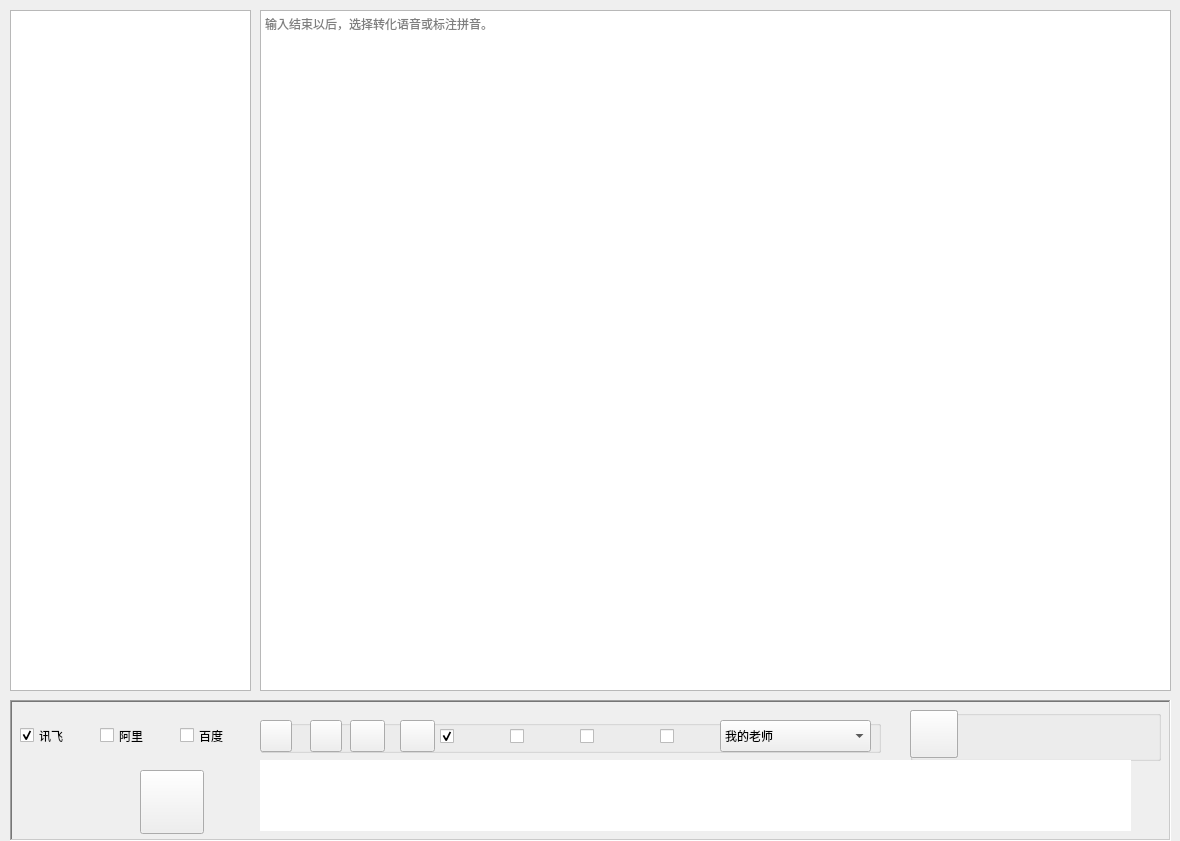
<?xml version="1.0" encoding="UTF-8"?>
<ui version="4.0">
 <class>Text_win</class>
 <widget class="QWidget" name="Text_win">
  <property name="geometry">
   <rect>
    <x>0</x>
    <y>0</y>
    <width>1180</width>
    <height>841</height>
   </rect>
  </property>
  <property name="minimumSize">
   <size>
    <width>0</width>
    <height>0</height>
   </size>
  </property>
  <property name="maximumSize">
   <size>
    <width>16777215</width>
    <height>16777215</height>
   </size>
  </property>
  <property name="windowTitle">
   <string>Form</string>
  </property>
  <property name="styleSheet">
   <string notr="true">background-image: url(:/snail/qrc/玻璃背景2.png);</string>
  </property>
  <widget class="QGroupBox" name="tools1">
   <property name="geometry">
    <rect>
     <x>260</x>
     <y>720</y>
     <width>621</width>
     <height>33</height>
    </rect>
   </property>
   <property name="flat">
    <bool>true</bool>
   </property>
   <widget class="QCheckBox" name="boy">
    <property name="geometry">
     <rect>
      <x>180</x>
      <y>0</y>
      <width>61</width>
      <height>32</height>
     </rect>
    </property>
    <property name="icon">
     <iconset resource="qxjyclass.qrc">
      <normaloff>:/snail/qrc/boy.png</normaloff>:/snail/qrc/boy.png</iconset>
    </property>
    <property name="iconSize">
     <size>
      <width>32</width>
      <height>32</height>
     </size>
    </property>
    <property name="checked">
     <bool>true</bool>
    </property>
    <property name="autoExclusive">
     <bool>true</bool>
    </property>
   </widget>
   <widget class="QCheckBox" name="gril">
    <property name="geometry">
     <rect>
      <x>250</x>
      <y>0</y>
      <width>61</width>
      <height>32</height>
     </rect>
    </property>
    <property name="icon">
     <iconset resource="qxjyclass.qrc">
      <normaloff>:/snail/qrc/gril.png</normaloff>:/snail/qrc/gril.png</iconset>
    </property>
    <property name="iconSize">
     <size>
      <width>32</width>
      <height>32</height>
     </size>
    </property>
    <property name="autoRepeat">
     <bool>false</bool>
    </property>
    <property name="autoExclusive">
     <bool>true</bool>
    </property>
   </widget>
   <widget class="QPushButton" name="big">
    <property name="geometry">
     <rect>
      <x>90</x>
      <y>0</y>
      <width>35</width>
      <height>32</height>
     </rect>
    </property>
    <property name="icon">
     <iconset resource="qxjyclass.qrc">
      <normaloff>:/snail/qrc/zoom-in-symbolic.svg</normaloff>:/snail/qrc/zoom-in-symbolic.svg</iconset>
    </property>
    <property name="iconSize">
     <size>
      <width>32</width>
      <height>32</height>
     </size>
    </property>
    <property name="flat">
     <bool>false</bool>
    </property>
   </widget>
   <widget class="QPushButton" name="small">
    <property name="geometry">
     <rect>
      <x>140</x>
      <y>0</y>
      <width>35</width>
      <height>32</height>
     </rect>
    </property>
    <property name="icon">
     <iconset resource="qxjyclass.qrc">
      <normaloff>:/snail/qrc/zoom-out-symbolic.svg</normaloff>:/snail/qrc/zoom-out-symbolic.svg</iconset>
    </property>
    <property name="iconSize">
     <size>
      <width>32</width>
      <height>32</height>
     </size>
    </property>
    <property name="flat">
     <bool>false</bool>
    </property>
   </widget>
   <widget class="QCheckBox" name="woman">
    <property name="geometry">
     <rect>
      <x>400</x>
      <y>0</y>
      <width>61</width>
      <height>32</height>
     </rect>
    </property>
    <property name="icon">
     <iconset resource="qxjyclass.qrc">
      <normaloff>:/snail/qrc/woman.png</normaloff>:/snail/qrc/woman.png</iconset>
    </property>
    <property name="iconSize">
     <size>
      <width>32</width>
      <height>32</height>
     </size>
    </property>
    <property name="autoRepeat">
     <bool>false</bool>
    </property>
    <property name="autoExclusive">
     <bool>true</bool>
    </property>
   </widget>
   <widget class="QCheckBox" name="man">
    <property name="geometry">
     <rect>
      <x>320</x>
      <y>0</y>
      <width>61</width>
      <height>32</height>
     </rect>
    </property>
    <property name="icon">
     <iconset resource="qxjyclass.qrc">
      <normaloff>:/snail/qrc/man.png</normaloff>:/snail/qrc/man.png</iconset>
    </property>
    <property name="iconSize">
     <size>
      <width>32</width>
      <height>32</height>
     </size>
    </property>
    <property name="checkable">
     <bool>true</bool>
    </property>
    <property name="checked">
     <bool>false</bool>
    </property>
    <property name="autoRepeat">
     <bool>false</bool>
    </property>
    <property name="autoExclusive">
     <bool>true</bool>
    </property>
   </widget>
   <widget class="QPushButton" name="set_gpt">
    <property name="geometry">
     <rect>
      <x>0</x>
      <y>0</y>
      <width>32</width>
      <height>32</height>
     </rect>
    </property>
    <property name="icon">
     <iconset resource="qxjyclass.qrc">
      <normaloff>:/snail/qrc/32系统设置.png</normaloff>:/snail/qrc/32系统设置.png</iconset>
    </property>
    <property name="iconSize">
     <size>
      <width>32</width>
      <height>32</height>
     </size>
    </property>
    <property name="checkable">
     <bool>false</bool>
    </property>
   </widget>
   <widget class="QPushButton" name="repet">
    <property name="geometry">
     <rect>
      <x>50</x>
      <y>0</y>
      <width>32</width>
      <height>32</height>
     </rect>
    </property>
    <property name="icon">
     <iconset resource="qxjyclass.qrc">
      <normaloff>:/snail/qrc/32重复.png</normaloff>
      <normalon>:/snail/qrc/pause.png</normalon>:/snail/qrc/32重复.png</iconset>
    </property>
    <property name="iconSize">
     <size>
      <width>32</width>
      <height>32</height>
     </size>
    </property>
    <property name="checkable">
     <bool>true</bool>
    </property>
   </widget>
   <widget class="QComboBox" name="role_list">
    <property name="geometry">
     <rect>
      <x>460</x>
      <y>0</y>
      <width>151</width>
      <height>32</height>
     </rect>
    </property>
    <item>
     <property name="text">
      <string>我的老师</string>
     </property>
    </item>
    <item>
     <property name="text">
      <string>写作助理</string>
     </property>
    </item>
    <item>
     <property name="text">
      <string>智能出题</string>
     </property>
    </item>
    <item>
     <property name="text">
      <string>中英翻译</string>
     </property>
    </item>
    <item>
     <property name="text">
      <string>文章润色</string>
     </property>
    </item>
    <item>
     <property name="text">
      <string>白话转文言</string>
     </property>
    </item>
   </widget>
  </widget>
  <widget class="QTextBrowser" name="type_text">
   <property name="geometry">
    <rect>
     <x>260</x>
     <y>10</y>
     <width>911</width>
     <height>681</height>
    </rect>
   </property>
   <property name="styleSheet">
    <string notr="true">background-image: url(:/snail/qrc/米黄背景.png);</string>
   </property>
   <property name="readOnly">
    <bool>false</bool>
   </property>
   <property name="placeholderText">
    <string>输入结束以后，选择转化语音或标注拼音。</string>
   </property>
   <property name="openExternalLinks">
    <bool>true</bool>
   </property>
  </widget>
  <widget class="QListView" name="listView">
   <property name="geometry">
    <rect>
     <x>10</x>
     <y>10</y>
     <width>241</width>
     <height>681</height>
    </rect>
   </property>
   <property name="styleSheet">
    <string notr="true">background-image: url(:/snail/qrc/米黄背景.png);</string>
   </property>
   <property name="selectionBehavior">
    <enum>QAbstractItemView::SelectRows</enum>
   </property>
   <property name="isWrapping" stdset="0">
    <bool>false</bool>
   </property>
   <property name="wordWrap">
    <bool>false</bool>
   </property>
  </widget>
  <widget class="QTextEdit" name="question_Text">
   <property name="geometry">
    <rect>
     <x>260</x>
     <y>760</y>
     <width>871</width>
     <height>71</height>
    </rect>
   </property>
   <property name="styleSheet">
    <string notr="true">color: rgb(0, 85, 255);</string>
   </property>
   <property name="frameShape">
    <enum>QFrame::NoFrame</enum>
   </property>
   <property name="markdown">
    <string/>
   </property>
  </widget>
  <widget class="QPushButton" name="Snail_Gpt">
   <property name="geometry">
    <rect>
     <x>30</x>
     <y>770</y>
     <width>64</width>
     <height>64</height>
    </rect>
   </property>
   <property name="icon">
    <iconset resource="qxjyclass.qrc">
     <normaloff>:/snail/qrc/64snailgpt.png</normaloff>
     <normalon>:/snail/qrc/48信息框.png</normalon>:/snail/qrc/64snailgpt.png</iconset>
   </property>
   <property name="iconSize">
    <size>
     <width>64</width>
     <height>64</height>
    </size>
   </property>
   <property name="checkable">
    <bool>true</bool>
   </property>
   <property name="flat">
    <bool>true</bool>
   </property>
  </widget>
  <widget class="QPushButton" name="Submit">
   <property name="geometry">
    <rect>
     <x>140</x>
     <y>770</y>
     <width>64</width>
     <height>64</height>
    </rect>
   </property>
   <property name="icon">
    <iconset resource="qxjyclass.qrc">
     <normaloff>:/snail/qrc/64gpt.png</normaloff>
     <normalon>:/snail/qrc/64gpt2.png</normalon>:/snail/qrc/64gpt.png</iconset>
   </property>
   <property name="iconSize">
    <size>
     <width>64</width>
     <height>64</height>
    </size>
   </property>
   <property name="checkable">
    <bool>true</bool>
   </property>
  </widget>
  <widget class="QGroupBox" name="tools2">
   <property name="geometry">
    <rect>
     <x>910</x>
     <y>710</y>
     <width>251</width>
     <height>51</height>
    </rect>
   </property>
   <widget class="QPushButton" name="quit">
    <property name="geometry">
     <rect>
      <x>200</x>
      <y>0</y>
      <width>48</width>
      <height>48</height>
     </rect>
    </property>
    <property name="icon">
     <iconset resource="qxjyclass.qrc">
      <normaloff>:/snail/qrc/48退出.png</normaloff>:/snail/qrc/48退出.png</iconset>
    </property>
    <property name="iconSize">
     <size>
      <width>48</width>
      <height>48</height>
     </size>
    </property>
    <property name="flat">
     <bool>true</bool>
    </property>
   </widget>
   <widget class="QPushButton" name="save_text">
    <property name="geometry">
     <rect>
      <x>150</x>
      <y>0</y>
      <width>48</width>
      <height>48</height>
     </rect>
    </property>
    <property name="icon">
     <iconset resource="qxjyclass.qrc">
      <normaloff>:/snail/qrc/48保存1.png</normaloff>:/snail/qrc/48保存1.png</iconset>
    </property>
    <property name="iconSize">
     <size>
      <width>48</width>
      <height>48</height>
     </size>
    </property>
    <property name="checkable">
     <bool>false</bool>
    </property>
    <property name="flat">
     <bool>true</bool>
    </property>
   </widget>
   <widget class="QPushButton" name="clear_text">
    <property name="geometry">
     <rect>
      <x>100</x>
      <y>0</y>
      <width>48</width>
      <height>48</height>
     </rect>
    </property>
    <property name="icon">
     <iconset resource="qxjyclass.qrc">
      <normaloff>:/snail/qrc/48清屏1.png</normaloff>:/snail/qrc/48清屏1.png</iconset>
    </property>
    <property name="iconSize">
     <size>
      <width>48</width>
      <height>48</height>
     </size>
    </property>
    <property name="checkable">
     <bool>false</bool>
    </property>
    <property name="flat">
     <bool>true</bool>
    </property>
   </widget>
   <widget class="QPushButton" name="pinyin_b">
    <property name="geometry">
     <rect>
      <x>50</x>
      <y>0</y>
      <width>48</width>
      <height>48</height>
     </rect>
    </property>
    <property name="icon">
     <iconset resource="qxjyclass.qrc">
      <normaloff>:/snail/qrc/48拼音1.png</normaloff>
      <normalon>:/snail/qrc/48拼音2.png</normalon>:/snail/qrc/48拼音1.png</iconset>
    </property>
    <property name="iconSize">
     <size>
      <width>48</width>
      <height>48</height>
     </size>
    </property>
    <property name="checkable">
     <bool>true</bool>
    </property>
    <property name="flat">
     <bool>true</bool>
    </property>
   </widget>
   <widget class="QPushButton" name="audio">
    <property name="geometry">
     <rect>
      <x>0</x>
      <y>0</y>
      <width>48</width>
      <height>48</height>
     </rect>
    </property>
    <property name="text">
     <string/>
    </property>
    <property name="icon">
     <iconset resource="qxjyclass.qrc">
      <normaloff>:/snail/qrc/48文本语音1.png</normaloff>
      <normalon>:/snail/qrc/48文本语音2.png</normalon>:/snail/qrc/48文本语音1.png</iconset>
    </property>
    <property name="iconSize">
     <size>
      <width>48</width>
      <height>48</height>
     </size>
    </property>
    <property name="checkable">
     <bool>true</bool>
    </property>
    <property name="checked">
     <bool>false</bool>
    </property>
    <property name="flat">
     <bool>false</bool>
    </property>
   </widget>
   <widget class="QPushButton" name="play">
    <property name="geometry">
     <rect>
      <x>0</x>
      <y>0</y>
      <width>48</width>
      <height>48</height>
     </rect>
    </property>
    <property name="icon">
     <iconset resource="qxjyclass.qrc">
      <normaloff>:/snail/qrc/48播放.png</normaloff>
      <normalon>:/snail/qrc/48暂停.png</normalon>:/snail/qrc/48播放.png</iconset>
    </property>
    <property name="iconSize">
     <size>
      <width>48</width>
      <height>48</height>
     </size>
    </property>
    <property name="checkable">
     <bool>true</bool>
    </property>
    <property name="flat">
     <bool>false</bool>
    </property>
   </widget>
   <zorder>play</zorder>
   <zorder>quit</zorder>
   <zorder>save_text</zorder>
   <zorder>clear_text</zorder>
   <zorder>pinyin_b</zorder>
   <zorder>audio</zorder>
  </widget>
  <widget class="QLabel" name="label">
   <property name="geometry">
    <rect>
     <x>10</x>
     <y>700</y>
     <width>1161</width>
     <height>141</height>
    </rect>
   </property>
   <property name="styleSheet">
    <string notr="true">background-image: url(:/snail/qrc/hb3.jpg);</string>
   </property>
   <property name="frameShape">
    <enum>QFrame::WinPanel</enum>
   </property>
   <property name="frameShadow">
    <enum>QFrame::Sunken</enum>
   </property>
   <property name="scaledContents">
    <bool>true</bool>
   </property>
  </widget>
  <widget class="QPushButton" name="clear_quest">
   <property name="geometry">
    <rect>
     <x>1130</x>
     <y>800</y>
     <width>32</width>
     <height>32</height>
    </rect>
   </property>
   <property name="icon">
    <iconset resource="qxjyclass.qrc">
     <normaloff>:/snail/qrc/clear.png</normaloff>:/snail/qrc/clear.png</iconset>
   </property>
   <property name="iconSize">
    <size>
     <width>24</width>
     <height>24</height>
    </size>
   </property>
   <property name="flat">
    <bool>true</bool>
   </property>
  </widget>
  <widget class="QCheckBox" name="qianwen_b">
   <property name="geometry">
    <rect>
     <x>100</x>
     <y>720</y>
     <width>71</width>
     <height>31</height>
    </rect>
   </property>
   <property name="text">
    <string>阿里</string>
   </property>
   <attribute name="buttonGroup">
    <string notr="true">buttonGroup</string>
   </attribute>
  </widget>
  <widget class="QCheckBox" name="xinhuo_b">
   <property name="geometry">
    <rect>
     <x>20</x>
     <y>720</y>
     <width>71</width>
     <height>31</height>
    </rect>
   </property>
   <property name="text">
    <string>讯飞</string>
   </property>
   <property name="checked">
    <bool>true</bool>
   </property>
   <attribute name="buttonGroup">
    <string notr="true">buttonGroup</string>
   </attribute>
  </widget>
  <widget class="QCheckBox" name="wenxin_b">
   <property name="geometry">
    <rect>
     <x>180</x>
     <y>720</y>
     <width>71</width>
     <height>31</height>
    </rect>
   </property>
   <property name="text">
    <string>百度</string>
   </property>
   <attribute name="buttonGroup">
    <string notr="true">buttonGroup</string>
   </attribute>
  </widget>
  <zorder>label</zorder>
  <zorder>tools1</zorder>
  <zorder>type_text</zorder>
  <zorder>listView</zorder>
  <zorder>Snail_Gpt</zorder>
  <zorder>Submit</zorder>
  <zorder>tools2</zorder>
  <zorder>question_Text</zorder>
  <zorder>clear_quest</zorder>
  <zorder>qianwen_b</zorder>
  <zorder>xinhuo_b</zorder>
  <zorder>wenxin_b</zorder>
 </widget>
 <resources>
  <include location="qxjyclass.qrc"/>
 </resources>
 <connections/>
 <buttongroups>
  <buttongroup name="buttonGroup"/>
 </buttongroups>
</ui>
